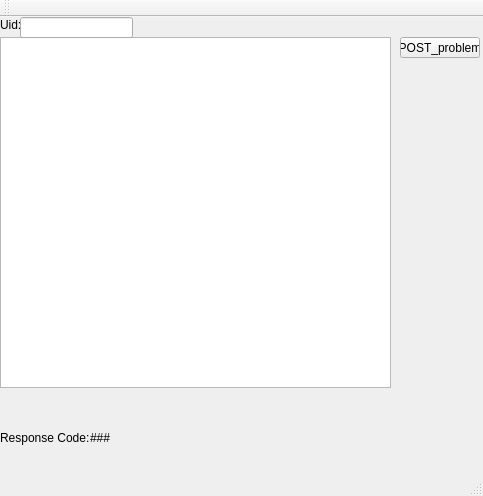
<?xml version="1.0" encoding="UTF-8"?>
<ui version="4.0">
 <class>MainWindow</class>
 <widget class="QMainWindow" name="MainWindow">
  <property name="geometry">
   <rect>
    <x>0</x>
    <y>0</y>
    <width>483</width>
    <height>496</height>
   </rect>
  </property>
  <property name="windowTitle">
   <string>MainWindow</string>
  </property>
  <widget class="QWidget" name="centralWidget">
   <widget class="QPushButton" name="but1">
    <property name="geometry">
     <rect>
      <x>400</x>
      <y>20</y>
      <width>80</width>
      <height>21</height>
     </rect>
    </property>
    <property name="text">
     <string>POST_problem</string>
    </property>
   </widget>
   <widget class="QGraphicsView" name="graphicsView">
    <property name="geometry">
     <rect>
      <x>0</x>
      <y>20</y>
      <width>391</width>
      <height>351</height>
     </rect>
    </property>
   </widget>
   <widget class="QLabel" name="statuslabel">
    <property name="geometry">
     <rect>
      <x>0</x>
      <y>410</y>
      <width>91</width>
      <height>21</height>
     </rect>
    </property>
    <property name="text">
     <string>Response Code:</string>
    </property>
   </widget>
   <widget class="QLabel" name="responsecode">
    <property name="geometry">
     <rect>
      <x>90</x>
      <y>410</y>
      <width>61</width>
      <height>21</height>
     </rect>
    </property>
    <property name="text">
     <string>###</string>
    </property>
   </widget>
   <widget class="QLabel" name="uidlabel">
    <property name="geometry">
     <rect>
      <x>0</x>
      <y>0</y>
      <width>21</width>
      <height>16</height>
     </rect>
    </property>
    <property name="text">
     <string>Uid:</string>
    </property>
   </widget>
   <widget class="QLineEdit" name="uid">
    <property name="geometry">
     <rect>
      <x>20</x>
      <y>0</y>
      <width>113</width>
      <height>21</height>
     </rect>
    </property>
   </widget>
  </widget>
  <widget class="QMenuBar" name="menuBar">
   <property name="geometry">
    <rect>
     <x>0</x>
     <y>0</y>
     <width>483</width>
     <height>20</height>
    </rect>
   </property>
  </widget>
  <widget class="QToolBar" name="mainToolBar">
   <attribute name="toolBarArea">
    <enum>TopToolBarArea</enum>
   </attribute>
   <attribute name="toolBarBreak">
    <bool>false</bool>
   </attribute>
  </widget>
  <widget class="QStatusBar" name="statusBar"/>
 </widget>
 <layoutdefault spacing="6" margin="11"/>
 <resources/>
 <connections/>
</ui>
